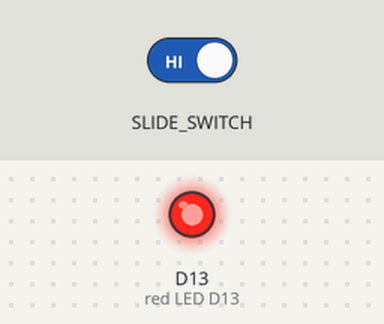
A program run on a simulated Circuit Playground running CircuitPython. On the bench: output pins drawn as LEDs (lit = HIGH). Inputs (shaded band) come from the test bench.

Above: at 1.2 s.
1.3 s: slide switch moved to the right
At 1.9 s:
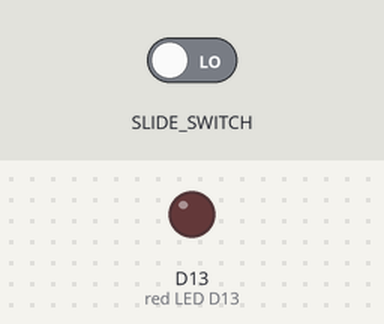
2.8 s: slide switch moved to the left
At 4.2 s:
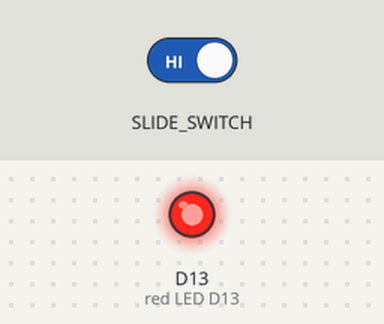
Timing chart, 0 to 5.8 s (numbered marks = the images above; inputs shaded):
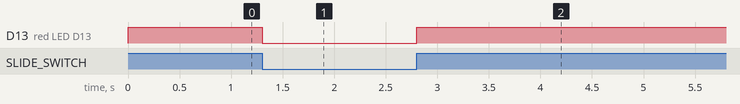

The program:

code.py
```python
# This example uses the slide switch to control the little red LED. When the switch is to the
# right it returns False, and when it's to the left, it returns True.

from adafruit_circuitplayground import cp

while True:
    cp.red_led = cp.switch
```

Measured:
- after the input at 1.3 s, D13 (red LED D13): HIGH → LOW at once
- after the input at 2.8 s, D13 (red LED D13): LOW → HIGH at once
